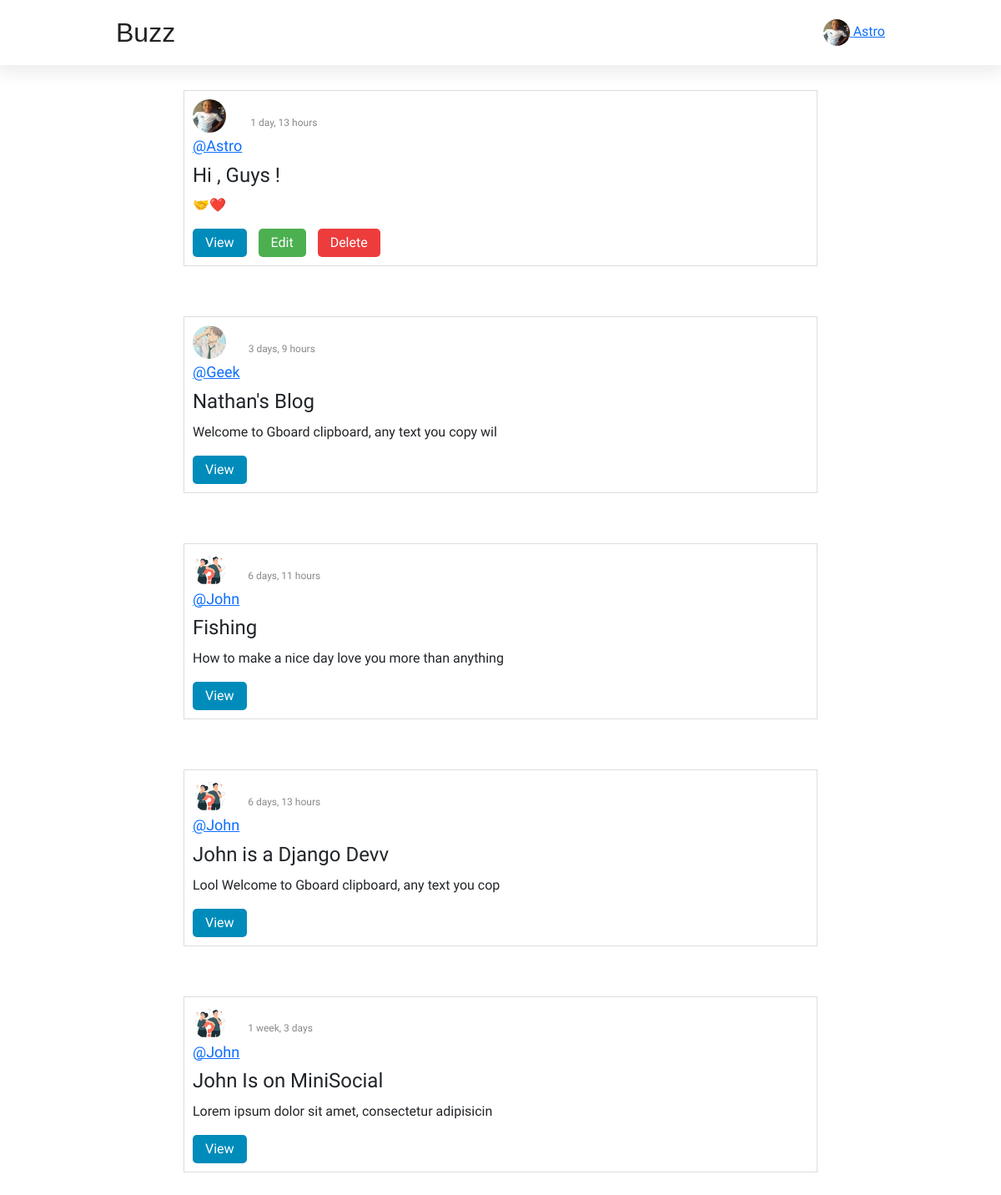
The app's page / (signed in) with its own data.
### base/models.py (models this page shows, shortened)
class Profile(models.Model):
  bio = models.CharField(max_length=40)
  owner = models.OneToOneField(User,on_delete= models.CASCADE)
  image = models.ImageField(default='default.jpg', upload_to='profile_pics')

class Post(models.Model):
  author = models.ForeignKey(User , on_delete=models.CASCADE)
  title = models.CharField(max_length=50)
  body = models.TextField()
  updated = models.DateTimeField(auto_now=True)
  created = models.DateTimeField(auto_now_add=True)
  class Meta:
    ordering = ['-created','-updated']
  def __str__(self):
    return self.body [:50]

### base/views.py (the view)
# urls.py: path("" , views.Home , name = "home"),
@login_required(login_url="login")
def Home(request):
  posts = Post.objects.all()
  title = "Home"
  return render (request, 'base/home.html',{'posts':posts ,'title':title})

### base/templates/base/home.html
{% extends 'main.html'%}
{% block content%}
 {% for post in posts %}
    <div class="posts-feed">
        <div class="post">
          <div class="post-header">
                <div class="author-info">
                    <img src="{{ post.author.profile.image.url }}" alt="Author Avatar" class="author-avatar">
                    <h2 class="author-name">
             <a href="{% url 'profile' post.author.username %}">@{{ post.author.username }}</a></h2>
                </div>
                <p class="post-time">{{post.created|timesince}}</p>
            </div>
            <h2 class="post-title"> {{ post.title }}</h2>
            <p class="post-body">{{ post }}</p>
            <div class="post-actions">
               <a href="{% url 'post' post.id %}"><button class="view-button">View</button></a>
             {% if request.user == post.author%}
             <a href="{% url 'update-post' post.id %}" ><button class="edit-button">Edit</button></a>
              <a  href ="{% url 'delete-post' post.id%}"><button class="delete-button">Delete</button></a>
              {% endif %}
            </div>
        </div>
    </div>
  {% endfor %}
{% endblock content %}

### templates/nav.html (shortened to what this page needs)
<header class="header">
        <div class="logo">Buzz</div>
        <nav class="desk-top-nav">
            <ul>
                <li><a href="{% url 'home' %}">Home</a></li>
                {% if request.user.is_authenticated %}
                <li><a href="{% url 'create-post'%}">Create</a></li>
                <li><a href="{% url 'profile' request.user.username %}">Profile</a></li>
                <li><a href="{% url 'logout'%}">Logout</a></li>
                {% else %}
                <li><a href="{% url 'login'%}">Login</a></li>
                {% endif %}
            </ul>
        </nav>
     {% if user.is_authenticated%}
        <div class="user-avatar" id="usr-image">
           <a href="{% url 'profile' request.user.id %}">
        <img src="{{ request.user.profile.image.url }}" alt="User Avatar"/>
        <span>{{ request.user.username }}</span></a>
        </div>
        {% endif %}
    </header>

### base/static/base/css/main.css (style rules this page uses)
* { margin: 0; padding: 0; box-sizing: border-box; font-family: "Proza Libre", sans-serif; }
body { position: relative; }
.header { background-color: #fff; display: flex; justify-content: space-around; align-items: center; padding: 15px 20px; width: 100%; z-index: 999; box-shadow: 0 5px 20px 4px rgba(0, 0, 0, 0.08); }
.logo { font-size: 2rem; color: #222; font-family: "TypoSlabserif-Light", sans-serif; }
.desk-top-nav ul { list-style: none; display: flex; gap: 20px; }
.desk-top-nav { margin: 0; display: block; }
.desk-top-nav a { text-decoration: none; color: #fff; font-size: 18px; }
.user-avatar img { width: 32px; height: 32px; border-radius: 50%; }
.posts-feed { max-width: 800px; margin: 0 auto; padding: 20px; }
.post { border: 1px solid #ddd; padding: 10px; margin: 10px 0; }
.post-header { display: flex; align-items: center; margin-bottom: 10px; }
.author-avatar { width: 40px; height: 40px; border-radius: 50%; object-fit: fill; margin-right: 10px; margin-bottom: 5px; }
.author-name { font-size: 18px; margin: 0; }
.post-title { font-size: 24px; margin: 0; }
.post-body { margin-top: 10px; }
.post-actions { margin-top: 10px; }
.view-button, .edit-button, .delete-button { padding: 5px 15px; margin-right: 10px; cursor: pointer; background-color: transparent; color: #333; border: none; transition: background-color 0.3s ease, color 0.3s ease; border-radius: 5px; }
.view-button { background-color: #008cba; color: #fff; }
.edit-button { background-color: #4caf50; color: #fff; }
.delete-button { background-color: #ed3c3c; color: #fff; }
.post-time { font-size: 12px; color: #888; margin-top: 5px; }
@media screen and (min-width: 769px) { .post-header { flex-direction: row; align-items: center; } }
@media screen and (min-width: 769px) { .author-info { margin-bottom: 0; } }
@media screen and (min-width: 769px) { .post-time { margin-left: 10px; } }

### records on screen
Post: author.profile.image (picture), author.username "Astro", created "1 day, 13 hours", title "Hi , Guys !", body "🤝❤️", shows "Edit"
Post: author.profile.image (picture), author.username "Geek", created "3 days, 9 hours", title "Nathan's Blog", body "Welcome to Gboard clipboard, any text you copy wil"
Post: author.profile.image (picture), author.username "John", created "6 days, 11 hours", title "Fishing", body "How to make a nice day love you more than anything"
Post: author.profile.image (picture), author.username "John", created "6 days, 13 hours", title "John is a Django Devv", body "Lool Welcome to Gboard clipboard, any text you cop"
Post: author.profile.image (picture), author.username "John", created "1 week, 3 days", title "John Is on MiniSocial", body "Lorem ipsum dolor sit amet, consectetur adipisicin"

### other values on screen
{{ request.user.username }} "Astro"
